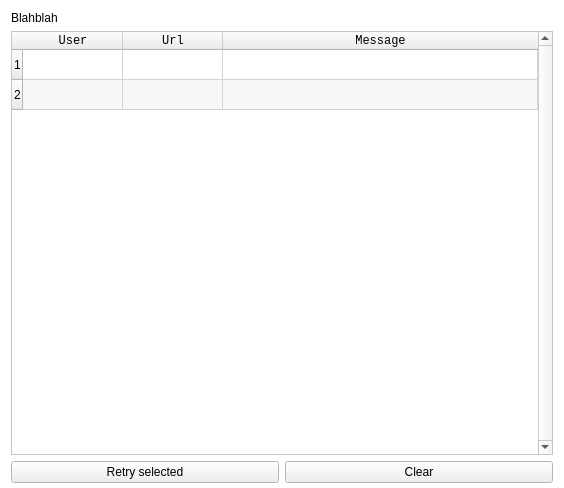
<?xml version="1.0" encoding="UTF-8"?>
<ui version="4.0">
 <class>Form</class>
 <widget class="QWidget" name="Form">
  <property name="geometry">
   <rect>
    <x>0</x>
    <y>0</y>
    <width>564</width>
    <height>488</height>
   </rect>
  </property>
  <property name="palette">
   <palette>
    <active>
     <colorrole role="Window">
      <brush brushstyle="SolidPattern">
       <color alpha="255">
        <red>255</red>
        <green>255</green>
        <blue>255</blue>
       </color>
      </brush>
     </colorrole>
    </active>
    <inactive>
     <colorrole role="Window">
      <brush brushstyle="SolidPattern">
       <color alpha="255">
        <red>255</red>
        <green>255</green>
        <blue>255</blue>
       </color>
      </brush>
     </colorrole>
    </inactive>
    <disabled>
     <colorrole role="Base">
      <brush brushstyle="SolidPattern">
       <color alpha="255">
        <red>255</red>
        <green>255</green>
        <blue>255</blue>
       </color>
      </brush>
     </colorrole>
     <colorrole role="Window">
      <brush brushstyle="SolidPattern">
       <color alpha="255">
        <red>255</red>
        <green>255</green>
        <blue>255</blue>
       </color>
      </brush>
     </colorrole>
    </disabled>
   </palette>
  </property>
  <property name="windowTitle">
   <string>Form</string>
  </property>
  <layout class="QVBoxLayout" name="verticalLayout">
   <property name="bottomMargin">
    <number>5</number>
   </property>
   <item>
    <widget class="QLabel" name="label">
     <property name="text">
      <string>Blahblah</string>
     </property>
    </widget>
   </item>
   <item>
    <widget class="QTableWidget" name="table">
     <property name="verticalScrollBarPolicy">
      <enum>Qt::ScrollBarPolicy::ScrollBarAlwaysOn</enum>
     </property>
     <property name="editTriggers">
      <set>QAbstractItemView::EditTrigger::NoEditTriggers</set>
     </property>
     <property name="showDropIndicator" stdset="0">
      <bool>false</bool>
     </property>
     <property name="dragDropOverwriteMode">
      <bool>false</bool>
     </property>
     <property name="alternatingRowColors">
      <bool>true</bool>
     </property>
     <property name="selectionMode">
      <enum>QAbstractItemView::SelectionMode::ContiguousSelection</enum>
     </property>
     <property name="selectionBehavior">
      <enum>QAbstractItemView::SelectionBehavior::SelectItems</enum>
     </property>
     <property name="gridStyle">
      <enum>Qt::PenStyle::SolidLine</enum>
     </property>
     <property name="rowCount">
      <number>2</number>
     </property>
     <attribute name="horizontalHeaderVisible">
      <bool>true</bool>
     </attribute>
     <attribute name="horizontalHeaderDefaultSectionSize">
      <number>100</number>
     </attribute>
     <attribute name="horizontalHeaderHighlightSections">
      <bool>true</bool>
     </attribute>
     <attribute name="horizontalHeaderStretchLastSection">
      <bool>true</bool>
     </attribute>
     <attribute name="verticalHeaderVisible">
      <bool>true</bool>
     </attribute>
     <attribute name="verticalHeaderHighlightSections">
      <bool>false</bool>
     </attribute>
     <row/>
     <row/>
     <column>
      <property name="text">
       <string>User</string>
      </property>
      <property name="font">
       <font>
        <family>Courier New</family>
       </font>
      </property>
     </column>
     <column>
      <property name="text">
       <string>Url</string>
      </property>
      <property name="font">
       <font>
        <family>Courier New</family>
       </font>
      </property>
     </column>
     <column>
      <property name="text">
       <string>Message</string>
      </property>
      <property name="font">
       <font>
        <family>Courier New</family>
       </font>
      </property>
     </column>
    </widget>
   </item>
   <item>
    <widget class="QWidget" name="widget" native="true">
     <layout class="QHBoxLayout" name="horizontalLayout">
      <property name="leftMargin">
       <number>0</number>
      </property>
      <property name="topMargin">
       <number>0</number>
      </property>
      <property name="rightMargin">
       <number>0</number>
      </property>
      <property name="bottomMargin">
       <number>0</number>
      </property>
      <item>
       <widget class="QPushButton" name="btn_retrySelected">
        <property name="toolTip">
         <string>&lt;html&gt;&lt;head/&gt;&lt;body&gt;&lt;p&gt;Retry extracting the urls in the selected rows, please take this in consideration:&lt;/p&gt;&lt;p&gt;- It will use the user on the first column as data for each url in the second&lt;/p&gt;&lt;p&gt;- If the user is not found in the table then you have to re-create it&lt;br/&gt;- Only selected rows by the index number will be retried&lt;br/&gt;- It can only be done when the extractor is not running&lt;/p&gt;&lt;/body&gt;&lt;/html&gt;</string>
        </property>
        <property name="text">
         <string>Retry selected</string>
        </property>
       </widget>
      </item>
      <item>
       <widget class="QPushButton" name="btn_clear">
        <property name="toolTip">
         <string>Clear the table permanently</string>
        </property>
        <property name="text">
         <string>Clear</string>
        </property>
       </widget>
      </item>
     </layout>
    </widget>
   </item>
  </layout>
 </widget>
 <resources/>
 <connections/>
</ui>
